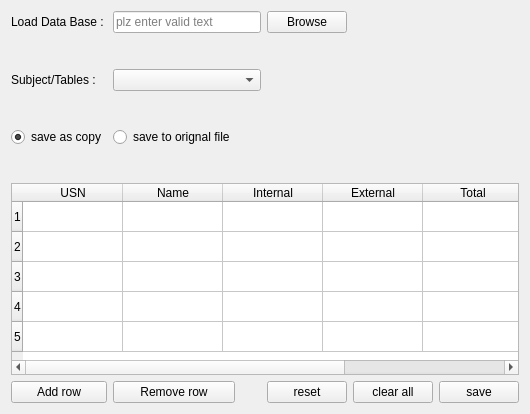
            <widget class="QWidget" name="tb_edit">
             <property name="statusTip">
              <string>edit database file</string>
             </property>
             <attribute name="title">
              <string>Edit</string>
             </attribute>
             <layout class="QGridLayout" name="gridLayout_4">
              <item row="0" column="3">
               <widget class="QPushButton" name="pbtnEdtBrowse">
                <property name="statusTip">
                 <string>opens file chooser/dialog box</string>
                </property>
                <property name="text">
                 <string>Browse</string>
                </property>
               </widget>
              </item>
              <item row="0" column="0">
               <widget class="QLabel" name="lbEdtLoadDB">
                <property name="text">
                 <string>Load Data Base :</string>
                </property>
               </widget>
              </item>
              <item row="2" column="0">
               <widget class="QLabel" name="lbEdtSub">
                <property name="text">
                 <string>Subject/Tables :</string>
                </property>
               </widget>
              </item>
              <item row="4" column="0">
               <widget class="QRadioButton" name="rbtnEdtCpy">
                <property name="statusTip">
                 <string>creats a copy of this db file</string>
                </property>
                <property name="text">
                 <string>save as copy</string>
                </property>
                <property name="checked">
                 <bool>true</bool>
                </property>
               </widget>
              </item>
              <item row="5" column="2">
               <spacer name="verticalSpacer_8">
                <property name="orientation">
                 <enum>Qt::Vertical</enum>
                </property>
                <property name="sizeType">
                 <enum>QSizePolicy::Maximum</enum>
                </property>
                <property name="sizeHint" stdset="0">
                 <size>
                  <width>20</width>
                  <height>30</height>
                 </size>
                </property>
               </spacer>
              </item>
              <item row="1" column="2">
               <spacer name="verticalSpacer_6">
                <property name="orientation">
                 <enum>Qt::Vertical</enum>
                </property>
                <property name="sizeType">
                 <enum>QSizePolicy::Maximum</enum>
                </property>
                <property name="sizeHint" stdset="0">
                 <size>
                  <width>20</width>
                  <height>30</height>
                 </size>
                </property>
               </spacer>
              </item>
              <item row="3" column="2">
               <spacer name="verticalSpacer_7">
                <property name="orientation">
                 <enum>Qt::Vertical</enum>
                </property>
                <property name="sizeType">
                 <enum>QSizePolicy::Maximum</enum>
                </property>
                <property name="sizeHint" stdset="0">
                 <size>
                  <width>20</width>
                  <height>30</height>
                 </size>
                </property>
               </spacer>
              </item>
              <item row="7" column="4">
               <widget class="QPushButton" name="pbtnEdtClr">
                <property name="statusTip">
                 <string>clears all the content of the file</string>
                </property>
                <property name="text">
                 <string>clear all</string>
                </property>
               </widget>
              </item>
              <item row="6" column="0" colspan="6">
               <widget class="QTableWidget" name="tableWidgetEdt">
                <property name="rowCount">
                 <number>5</number>
                </property>
                <row>
                 <property name="text">
                  <string>1</string>
                 </property>
                </row>
                <row>
                 <property name="text">
                  <string>2</string>
                 </property>
                </row>
                <row>
                 <property name="text">
                  <string>3</string>
                 </property>
                </row>
                <row>
                 <property name="text">
                  <string>4</string>
                 </property>
                </row>
                <row>
                 <property name="text">
                  <string>5</string>
                 </property>
                </row>
                <column>
                 <property name="text">
                  <string>USN</string>
                 </property>
                </column>
                <column>
                 <property name="text">
                  <string>Name</string>
                 </property>
                </column>
                <column>
                 <property name="text">
                  <string>Internal</string>
                 </property>
                </column>
                <column>
                 <property name="text">
                  <string>External</string>
                 </property>
                </column>
                <column>
                 <property name="text">
                  <string>Total</string>
                 </property>
                </column>
                <column>
                 <property name="text">
                  <string>Result</string>
                 </property>
                </column>
               </widget>
              </item>
              <item row="7" column="3">
               <widget class="QPushButton" name="pbtnEdtReset">
                <property name="statusTip">
                 <string>Reset to orignal contents</string>
                </property>
                <property name="text">
                 <string>reset</string>
                </property>
               </widget>
              </item>
              <item row="7" column="5">
               <widget class="QPushButton" name="pbtnEdtSave">
                <property name="statusTip">
                 <string>Save the content to selected file .</string>
                </property>
                <property name="text">
                 <string>save</string>
                </property>
               </widget>
              </item>
              <item row="7" column="0">
               <widget class="QPushButton" name="pbtnEdtAdd">
                <property name="statusTip">
                 <string>adds row at the end</string>
                </property>
                <property name="text">
                 <string>Add row</string>
                </property>
               </widget>
              </item>
              <item row="7" column="1">
               <widget class="QPushButton" name="pbtnEdtRm">
                <property name="statusTip">
                 <string>removes the selected row</string>
                </property>
                <property name="text">
                 <string>Remove row</string>
                </property>
               </widget>
              </item>
              <item row="2" column="1" colspan="2">
               <widget class="QComboBox" name="comboBox_3"/>
              </item>
              <item row="0" column="1" colspan="2">
               <widget class="QLineEdit" name="leEdtdbFile">
                <property name="statusTip">
                 <string>select the file to edit</string>
                </property>
                <property name="echoMode">
                 <enum>QLineEdit::Normal</enum>
                </property>
                <property name="cursorPosition">
                 <number>0</number>
                </property>
                <property name="placeholderText">
                 <string>plz enter valid text</string>
                </property>
               </widget>
              </item>
              <item row="4" column="1">
               <widget class="QRadioButton" name="rbtnEdtOrignal">
                <property name="statusTip">
                 <string>saves to orignal file</string>
                </property>
                <property name="text">
                 <string>save to orignal file</string>
                </property>
               </widget>
              </item>
             </layout>
            </widget>
